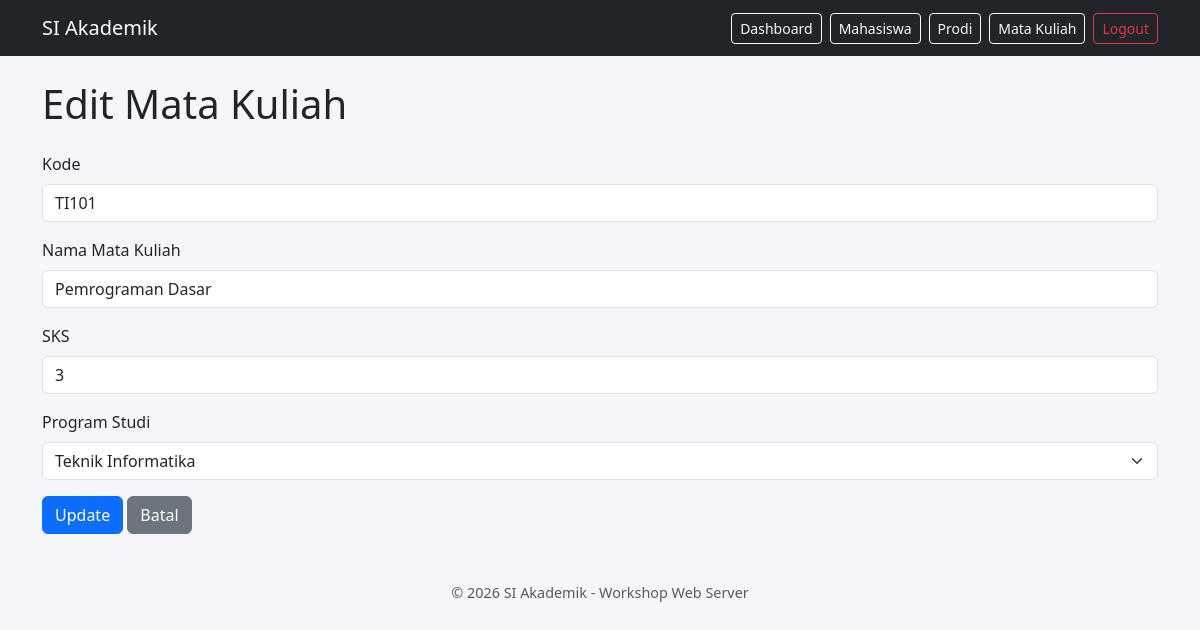
Screenshot of /matakuliah/1/edit (signed in) with the database file from the repository.
### tables this page shows
CREATE TABLE IF NOT EXISTS matakuliah (
    id INT AUTO_INCREMENT PRIMARY KEY,
    kode VARCHAR(10) NOT NULL UNIQUE,
    nama VARCHAR(150) NOT NULL,
    sks TINYINT NOT NULL,
    prodi_id INT NOT NULL,
    created_at TIMESTAMP DEFAULT CURRENT_TIMESTAMP,
    updated_at TIMESTAMP DEFAULT CURRENT_TIMESTAMP ON UPDATE CURRENT_TIMESTAMP,
    CONSTRAINT fk_matakuliah_prodi FOREIGN KEY (prodi_id) REFERENCES prodi(id)
        ON DELETE RESTRICT ON UPDATE CASCADE
);

CREATE TABLE IF NOT EXISTS prodi (
    id INT AUTO_INCREMENT PRIMARY KEY,
    kode VARCHAR(10) NOT NULL UNIQUE,
    nama VARCHAR(100) NOT NULL,
    created_at TIMESTAMP DEFAULT CURRENT_TIMESTAMP,
    updated_at TIMESTAMP DEFAULT CURRENT_TIMESTAMP ON UPDATE CURRENT_TIMESTAMP
);

### app/Core/BaseController.php (called while the page is built, shortened)
<?php
class BaseController
{
    protected function view(string $view, array $data = []): void
    {
        require __DIR__ . '/../Views/layouts/main.php';
    }
}

### app/Controllers/MataKuliahController.php (called while the page is built, shortened)
<?php
class MataKuliahController extends BaseController
{
    private MataKuliahRepository $repo;
    private ProdiRepository $prodiRepo;
    public function __construct(MataKuliahRepository $repo, ProdiRepository $prodiRepo)
    {
        $this->repo = $repo;
        $this->prodiRepo = $prodiRepo;
    }
    public function edit(int $id)
    {
        $mk = $this->findOrFail($id);
        $this->view('matakuliah/edit', [
            'title'       => 'Edit Mata Kuliah',
            'mk'          => $mk,
            'daftarProdi' => $this->prodiRepo->all(),
        ]);
    }
    private function findOrFail(int $id): array
    {
        $mk = $this->repo->find($id);
        return $mk;
    }
}

### public/index.php (called while the page is built, shortened)
<?php
require __DIR__ . '/../app/Core/helpers.php';
$uri = parse_url($_SERVER['REQUEST_URI'], PHP_URL_PATH);
$uri = '/' . trim($uri, '/');
$method = $_SERVER['REQUEST_METHOD'];
$routes = require __DIR__ . '/../routes/web.php';
App\Core\Router::dispatch($routes, $method, $uri);

### app/Core/BaseModel.php (called while the page is built, shortened)
<?php
class BaseModel
{
    public function __construct(PDO $pdo)
    {
        $this->pdo = $pdo;
    }
}

### app/Repositories/MataKuliahRepository.php (called while the page is built, shortened)
<?php
class MataKuliahRepository extends BaseModel
{
    public function find(int $id): ?array
    {
        $stmt = $this->pdo->prepare("SELECT id, kode, nama, sks, prodi_id FROM matakuliah WHERE id = :id");
        $stmt->execute([':id' => $id]);
        return $stmt->fetch() ?: null;
    }
}

### app/Core/helpers.php (called while the page is built, shortened)
<?php
function url(string $path = ''): string
{
    return (defined('BASE_URL') ? BASE_URL : '') . '/' . ltrim($path, '/');
}
function e($value): string
{
    return htmlspecialchars((string) $value, ENT_QUOTES, 'UTF-8');
}
function old(string $key, $default = '')
{
    return $_SESSION['old'][$key] ?? $default;
}

### app/Repositories/ProdiRepository.php (called while the page is built, shortened)
<?php
class ProdiRepository extends BaseModel
{
    public function all(): array
    {
        return $this->pdo->query("SELECT id, kode, nama FROM prodi ORDER BY nama")->fetchAll();
    }
}

### app/Views/matakuliah/form.php (the view, shortened to what this page needs)
<?php
$val = function (string $key, $default = '') use ($mk) {
    return old($key, $mk[$key] ?? $default);
};
?>
<form action="<?= $action ?>" method="POST">
    <div class="mb-3">
        <label class="form-label">Kode</label>
        <input type="text" name="kode" class="form-control" maxlength="10" value="<?= e($val('kode')) ?>" required>
    </div>
    <div class="mb-3">
        <label class="form-label">Nama Mata Kuliah</label>
        <input type="text" name="nama" class="form-control" maxlength="150" value="<?= e($val('nama')) ?>" required>
    </div>
    <div class="mb-3">
        <label class="form-label">SKS</label>
        <input type="number" name="sks" class="form-control" min="1" max="6" value="<?= e($val('sks', 3)) ?>" required>
    </div>
    <div class="mb-3">
        <label class="form-label">Program Studi</label>
        <select name="prodi_id" class="form-select" required>
            <?php foreach ($daftarProdi as $p): ?>
                <option value="<?= $p['id'] ?>" <?= (string) $val('prodi_id') === (string) $p['id'] ? 'selected' : '' ?>>
                    <?= e($p['nama']) ?>
                </option>
            <?php endforeach; ?>
        </select>
    </div>
    <button type="submit" class="btn btn-primary"><?= $submit ?></button>
    <a href="<?= url('/matakuliah') ?>" class="btn btn-secondary">Batal</a>
</form>

### app/Core/Router.php (shortened to what this page needs)
<?php
class Router
{
    public static function dispatch(array $routes, string $method, string $uri): void
    {
        foreach ($routes[$method] ?? [] as $pattern => $route) {
            $regex = '#^' . preg_replace('#\{(\w+)\}#', '(?P<$1>\d+)', $pattern) . '$#';
            if (!preg_match($regex, $uri, $matches)) {
                continue;
            }
            $params = array_values(array_filter($matches, 'is_string', ARRAY_FILTER_USE_KEY));
            $controllerName = $route[0];
            $action = $route[1];
            $controllerClass = "App\\Controllers\\{$controllerName}";
            $controller = Container::make($controllerClass);
            $controller->$action(...$params);
            return;
        }
    }
}

### public/assets/css/style.css (style rules this page uses)
body { background: #f5f6fa; }

### rows the page displays
matakuliah: kode "TI101", nama "Pemrograman Dasar", sks "3", prodi_id "Teknik Informatika"
